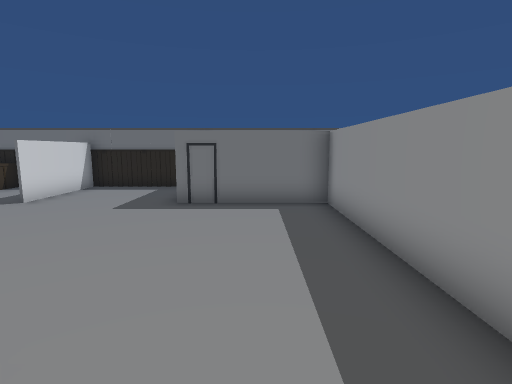
View 1 (above)

14 first-person views from a walk through a Unity game level. The camera is 1.5 m above the floor, tilts 8° down and sees 80° across. The floor is counted in squares, 1 m on a side. Each view is taken from the middle of a square. On the plan, view 1 faces up. The plan holds only what a view shows up to about 15 squares ahead; the rest is blank. The place goes on beyond the plan. The player character is not drawn.

View 2
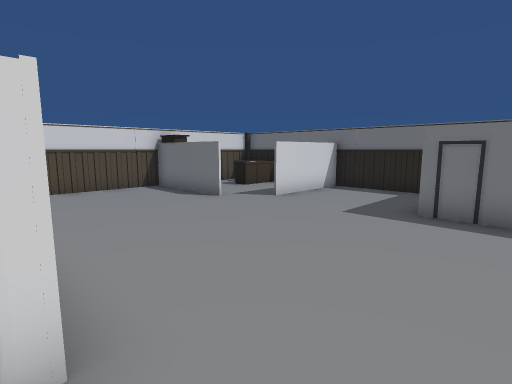

View 3
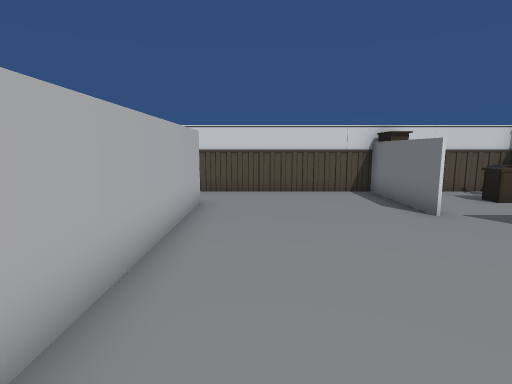

View 4
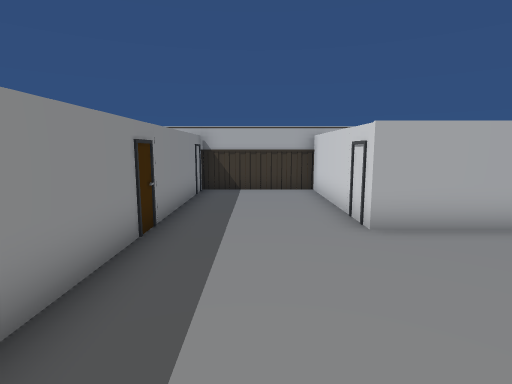

View 5
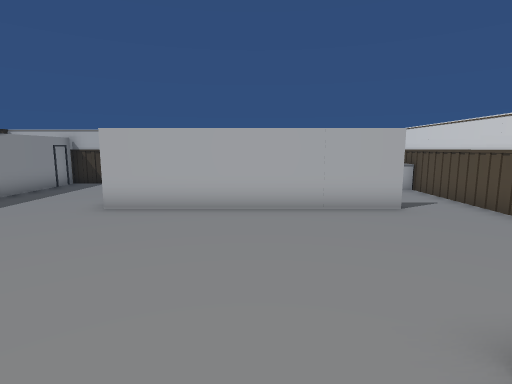

View 6
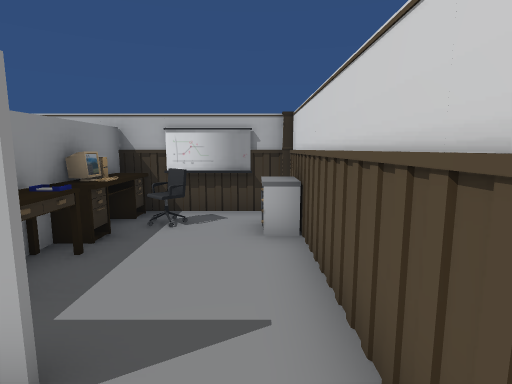

View 7
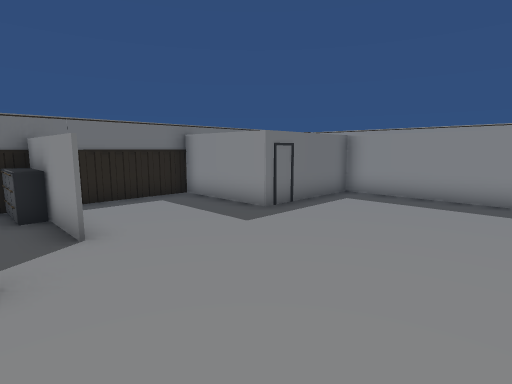

View 8
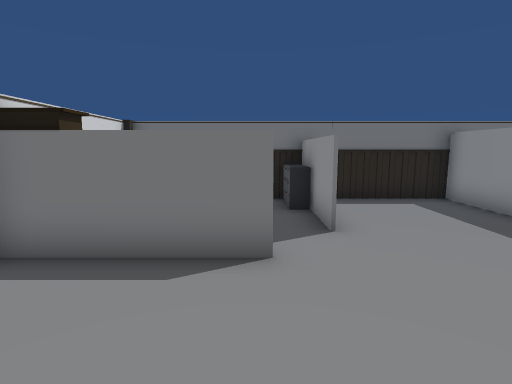

View 9
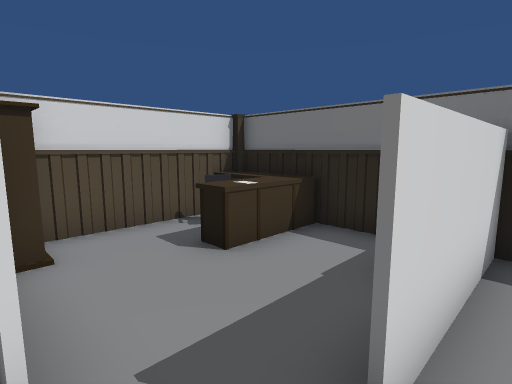

View 10
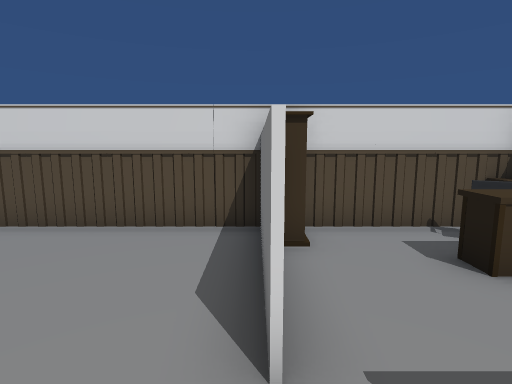

View 11
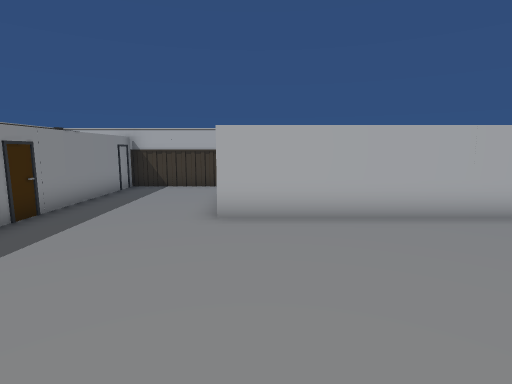

View 12
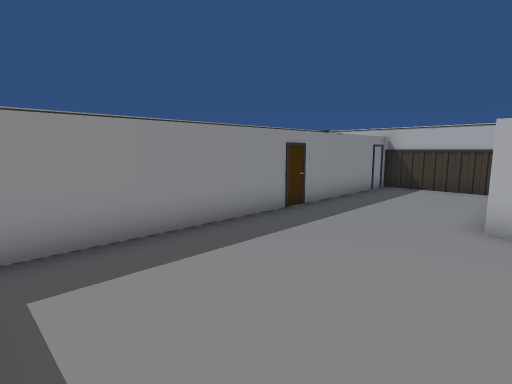

View 13
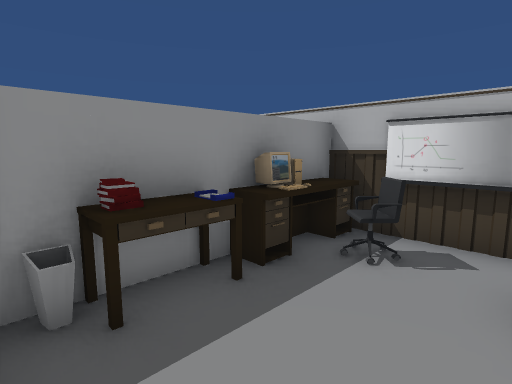

View 14
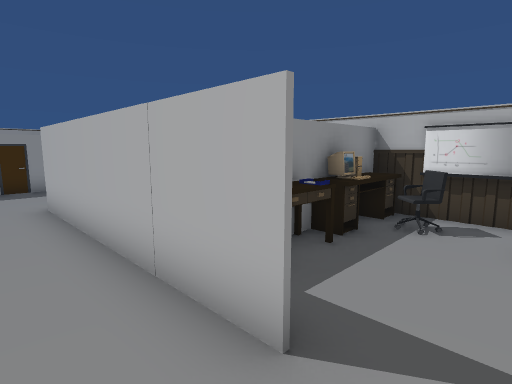

### Floor plan
Ten units are one square. View 1 is at (0, 0); x grows to the right and y downward. Boxes are objects, and circles mark ways between rooms. Rooms are numbered by the first view taken in them; rooms with no view inside come last. Other rooms are left out.
<svg viewBox="-124 -130 149 180">
<path fill="none" stroke="#000" d="M-78 -71 -105 -71M-97 -14 -21 -14 -21 43 20 43 20 -84 -22 -84 -22 -115M-65 -105 -65 -84M-118 -66 -118 -14M-25 -122 -65 -122M-42 -124 -45 -121M-119 39 -115 44M-118 -14 -118 43 -85 43M-81 -122 -95 -122M-66 -84 -66 -105M-105 -71 -119 -71M-118 -120 -118 -66"/>
<rect x="-115" y="15" width="10" height="20" fill="#bbb"><title>other object</title></rect>
<rect x="-95" y="25" width="10" height="10" fill="#bbb"><title>other object</title></rect>
<rect x="-95" y="-5" width="10" height="10" fill="#bbb"><title>other object</title></rect>
<rect x="-85" y="35" width="10" height="10" fill="#bbb"><title>other object</title></rect>
<rect x="-85" y="15" width="10" height="20" fill="#bbb"><title>other object</title></rect>
<rect x="-85" y="5" width="10" height="10" fill="#bbb"><title>other object</title></rect>
<rect x="-85" y="-5" width="10" height="10" fill="#bbb"><title>other object</title></rect>
<rect x="-115" y="-85" width="10" height="20" fill="#bbb"><title>other object</title></rect>
<rect x="-115" y="-125" width="20" height="30" fill="#bbb"><title>other object</title></rect>
<rect x="-115" y="-115" width="10" height="10" fill="#bbb"><title>other object</title></rect>
<rect x="-75" y="-115" width="10" height="10" fill="#bbb"><title>other object</title></rect>
<rect x="-75" y="-125" width="10" height="10" fill="#bbb"><title>other object</title></rect>
<circle cx="-105" cy="-10" r="3" fill="#2a7"/>
<circle cx="-75" cy="-95" r="3" fill="#2a7"/>
<text x="-40" y="-40">1</text>
<text x="-70" y="20">2</text>
<text x="-90" y="-100">3</text>
</svg>
Room 1 opens to room 2. Room 1 opens to room 3.

Where each view was taken, in squares from view 1:
view 1: 0 up, 0 right, facing up
view 2: 1 up, 0 right, facing up-left
view 3: 3 up, 1 left, facing left
view 4: 7 up, 0 right, facing down
view 5: 9 up, 6 left, facing down
view 6: 3 up, 11 left, facing down
view 7: 3 up, 8 left, facing up-right
view 8: 3 up, 8 left, facing up
view 9: 7 up, 6 left, facing up-left
view 10: 7 up, 6 left, facing left
view 11: 8 up, 3 left, facing down
view 12: 8 up, 3 left, facing down-right
view 13: 1 up, 11 left, facing down-right
view 14: 3 up, 11 left, facing down-right
